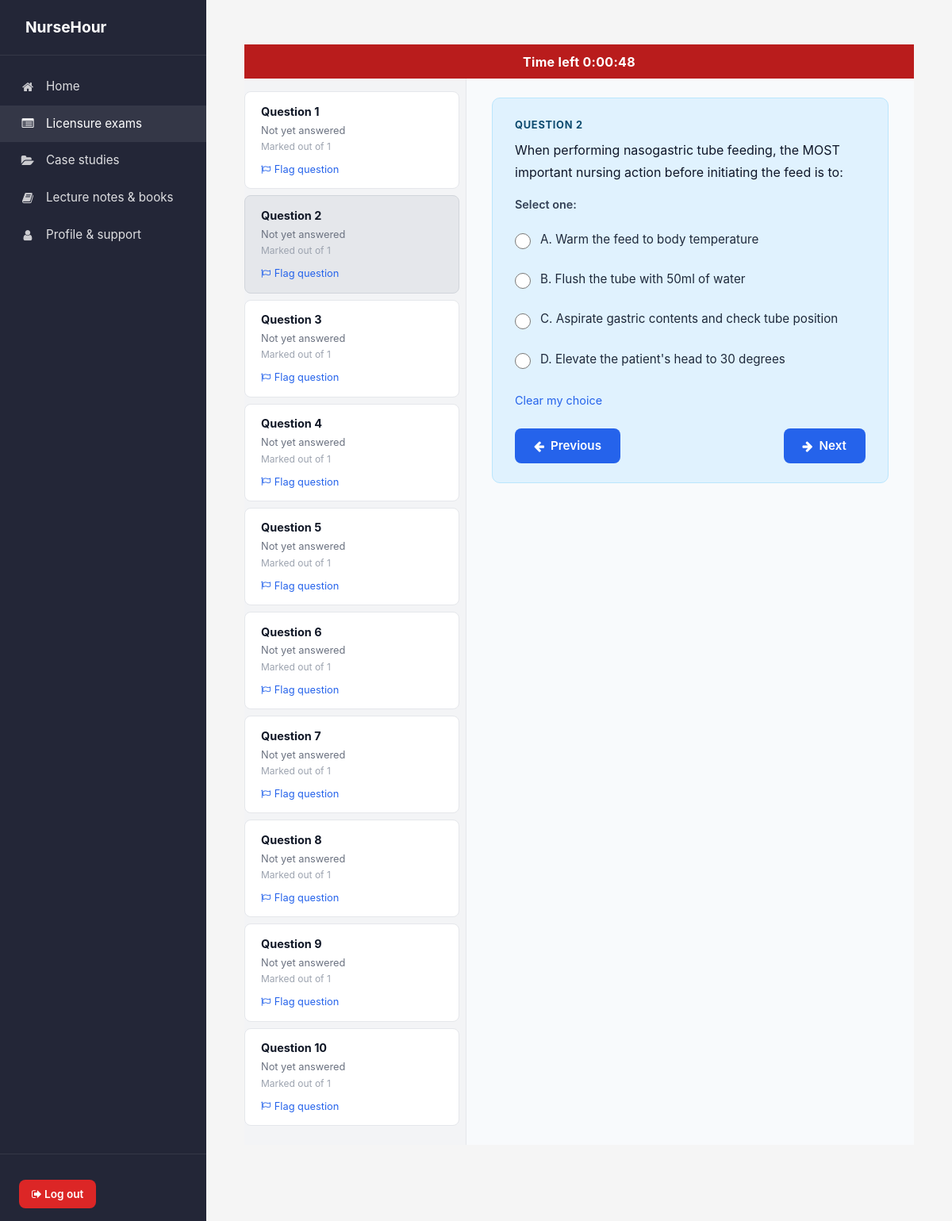
/practice/session/2/question/2/ (signed in), run on the app's committed database.
### website/models.py (models this page shows)
class MCQQuestion(models.Model):
    PROGRAM_CHOICES = [
        ('rgn', 'Registered General Nursing (RGN)'),
        ('rm', 'Registered Midwifery (RM)'),
        ('rcn', 'Registered Community Nursing (RCN)'),
    ]
    PAPER_CHOICES = [
        ('rgn_med_surg', 'RGN – Medical–Surgical Nursing'),
        ('rgn_community_health', 'RGN – Community Health Nursing'),
        ('rgn_general', 'RGN – General Nursing Paper'),
        ('rm_midwifery_obstetrics', 'RM – Midwifery & Obstetrics'),
        ('rm_community_based', 'RM – Community-Based Midwifery'),
        ('rm_general', 'RM – General Midwifery Paper'),
        ('rcn_community_phc', 'RCN – Community Health & Primary Health Care'),
        ('rcn_maternal_child', 'RCN – Maternal & Child Health'),
        ('rcn_general', 'RCN – General Community Nursing Paper'),
    ]
    question_text = models.TextField()
    option_a = models.CharField(max_length=500)
    option_b = models.CharField(max_length=500)
    option_c = models.CharField(max_length=500, blank=True)
    option_d = models.CharField(max_length=500, blank=True)
    CORRECT_CHOICES = [('A', 'A'), ('B', 'B'), ('C', 'C'), ('D', 'D')]
    correct_answer = models.CharField(max_length=1, choices=CORRECT_CHOICES)
    answer_explanation = models.TextField(blank=True, help_text='Optional rationale for the correct answer.')
    program = models.CharField(
        max_length=10,
        choices=PROGRAM_CHOICES,
        blank=True,
        default='',
        help_text='Which nursing programme this question belongs to (RGN, RM, or RCN).',
    )
    paper = models.CharField(
        max_length=40,
        choices=PAPER_CHOICES,
        blank=True,
        default='',
        help_text='Specific written paper (e.g. Medical–Surgical, Community Health, General Paper).',
    )
    topic = models.CharField(max_length=120, blank=True)
    created_at = models.DateTimeField(auto_now_add=True)
    class Meta:
        ordering = ['-created_at']

### website/views.py (the view, shortened to what this page needs)
# urls.py: path('practice/session/<int:session_id>/question/<int:index>/', views.practice_session_question, name='practice_session_question'),
@login_required
def practice_session_question(request, session_id, index):
    session = get_object_or_404(PracticeSession, id=session_id, user=request.user)
    questions = session.questions or []
    total = len(questions)
    if total == 0:
        return redirect('website:practice')
    try:
        index = int(index)
    except (TypeError, ValueError):
        index = 1
    if index < 1 or index > total:
        return redirect('website:practice_review', session_id=session.id)
    try:
        question_id = int(questions[index - 1])
    except (TypeError, ValueError):
        messages.error(request, 'Question could not be loaded.')
        return redirect('website:practice')
    question = MCQQuestion.objects.filter(pk=question_id).first()
    if not question:
        messages.error(request, 'Question could not be loaded.')
        return redirect('website:practice')
    progress_pct = int((index / float(total)) * 100)
    answered_indices = set(
        PracticeAnswer.objects.filter(session=session).values_list('order_index', flat=True)
    )
    current_answer = None
    existing = PracticeAnswer.objects.filter(session=session, order_index=index).first()
    if existing:
        current_answer = existing.chosen_answer or ''
    question_numbers = list(range(1, total + 1))
    context = {
        'session': session,
        'question': question,
        'index': index,
        'total': total,
        'progress_pct': progress_pct,
        'timed': session.timed,
        'seconds_per_question': 50,
        'answered_indices': answered_indices,
        'chosen_answer': current_answer,
        'question_numbers': question_numbers,
    }
    return render(request, 'website/practice_run.html', context)

### templates/website/practice_run.html (shortened to what this page needs)
{% extends 'dashboard_base.html' %}
{% load static %}
{% block sidebar_nav %}
    <a href="{% url 'website:dashboard' %}"><i class="fa fa-home"></i> Home</a>
    <a href="{% url 'website:practice' %}" class="db--active"><i class="fa fa-list-alt"></i> Licensure exams</a>
    <a href="{% url 'website:case_studies' %}"><i class="fa fa-folder-open"></i> Case studies</a>
    <a href="{% url 'website:resources' %}"><i class="fa fa-book"></i> Lecture notes &amp; books</a>
    <a href="{% url 'website:profile_support' %}"><i class="fa fa-user"></i> Profile &amp; support</a>
{% endblock %}
{% block content %}
<div class="exam-wrap">
    <header class="exam-top-bar">
        {% if timed %}
        <span class="exam-timer" id="examTimerText">Time left 0:00:{{ seconds_per_question }}</span>
        {% else %}
        <span class="exam-timer">Practice – Question {{ index }} of {{ total }}</span>
        {% endif %}
    </header>
    <div class="exam-body">
        <nav class="exam-nav" aria-label="Question navigation">
            {% for qnum in question_numbers %}
            <a href="{% url 'website:practice_session_question' session.id qnum %}"
               class="exam-nav__item {% if qnum == index %}exam-nav__item--current{% endif %} {% if qnum in answered_indices %}exam-nav__item--answered{% endif %}"
               data-question="{{ qnum }}"
               id="nav-q{{ qnum }}">
                <div class="exam-nav__title">Question {{ qnum }}</div>
                <div class="exam-nav__status">
                    {% if qnum in answered_indices %}Answered{% else %}Not yet answered{% endif %}
                </div>
                <div class="exam-nav__marks">Marked out of 1</div>
                <span class="exam-nav__flag" data-flag-q="{{ qnum }}" role="button" tabindex="0" aria-label="Flag question {{ qnum }}"><i class="fa fa-flag-o"></i> Flag question</span>
            </a>
            {% endfor %}
        </nav>
        <main class="exam-content">
            <div class="exam-question-block">
                <div class="exam-question-num">Question {{ index }}</div>
                <p class="exam-question-text">{{ question.question_text }}</p>
                <form method="post" id="practiceRunForm">
                    <label class="exam-select-label">Select one:</label>
                    <div class="exam-options">
                        {% if question.option_a %}
                        <label class="exam-option">
                            <input type="radio" name="answer" value="A" {% if chosen_answer == 'A' %}checked{% endif %}>
                            <span class="exam-option__text">A. {{ question.option_a }}</span>
                        </label>
                        {% endif %}
                        {% if question.option_b %}
                        <label class="exam-option">
                            <input type="radio" name="answer" value="B" {% if chosen_answer == 'B' %}checked{% endif %}>
                            <span class="exam-option__text">B. {{ question.option_b }}</span>
                        </label>
                        {% endif %}
                        {% if question.option_c %}
                        <label class="exam-option">
                            <input type="radio" name="answer" value="C" {% if chosen_answer == 'C' %}checked{% endif %}>
                            <span class="exam-option__text">C. {{ question.option_c }}</span>
                        </label>
                        {% endif %}
                        {% if question.option_d %}
                        <label class="exam-option">
                            <input type="radio" name="answer" value="D" {% if chosen_answer == 'D' %}checked{% endif %}>
                            <span class="exam-option__text">D. {{ question.option_d }}</span>
                        </label>
                        {% endif %}
                    </div>
                    <a href="#" class="exam-clear" id="clearChoice">Clear my choice</a>
                    <div class="exam-footer">
                        <div>
                            {% if index > 1 %}
                            <a href="{% url 'website:practice_session_question' session.id index|add:'-1' %}" class="exam-next-btn"><i class="fa fa-arrow-left"></i> Previous</a>
                            {% endif %}
                        </div>
                        <button type="submit" class="exam-next-btn">
                            {% if index < total %}<i class="fa fa-arrow-right"></i> Next{% else %}<i class="fa fa-flag-checkered"></i> Finish{% endif %}
                        </button>
                    </div>
                </form>
            </div>
        </main>
    </div>
</div>
{% endblock %}

### templates/dashboard_base.html (style rules this page uses)
:root { --db-dark: #232637; --db-dark-hover: #1a1c28; --db-bg: #f5f5f5; --db-card: #ffffff; --db-border: #e5e5e5; --db-text: #1c1917; --db-muted: #57534e; --db-sidebar-w: 260px; --db-bottom-h: 64px; }
* { box-sizing: border-box; }
.db-body { margin: 0; font-family: -apple-system, BlinkMacSystemFont, 'Segoe UI', Roboto, Oxygen, Ubuntu, sans-serif; background: var(--db-bg); color: var(--db-text); min-height: 100vh; padding-bottom: var(--db-bottom-h); }
.db-sidebar__nav a { display: flex; align-items: center; padding: 0.75rem 1.5rem; color: rgba(255,255,255,0.85); text-decoration: none; font-size: 0.95rem; transition: background 0.15s, color 0.15s; }
.db-sidebar__nav a:hover, .db-sidebar__nav a.db--active { background: rgba(255,255,255,0.08); color: #fff; }
.db-sidebar__nav .fa { width: 22px; margin-right: 0.75rem; text-align: center; opacity: 0.9; }

### templates/website/practice_run.html (style rules this page uses)
.exam-wrap { margin: 0; padding: 0; max-width: none; width: 100%; }
.exam-top-bar { background: #b91c1c; color: #fff; padding: 0.6rem 1.25rem; font-weight: 700; font-size: 1rem; display: flex; align-items: center; justify-content: center; gap: 0.5rem; }
.exam-top-bar .exam-timer { letter-spacing: 0.02em; }
.exam-body { display: flex; min-height: calc(100vh - 52px); }
.exam-nav { width: 280px; flex-shrink: 0; background: #f3f4f6; border-right: 1px solid #e5e7eb; overflow-y: auto; padding: 1rem 0; }
.exam-nav__item { display: block; padding: 0.85rem 1.25rem; margin: 0 0.5rem 0.5rem 0; background: #fff; border-radius: 8px; border: 1px solid #e5e7eb; text-decoration: none; color: inherit; transition: background 0.15s, border-color 0.15s; }
.exam-nav__item.exam-nav__item--current { background: #e5e7eb; border-color: #d1d5db; }
.exam-nav__title { font-weight: 700; font-size: 0.9rem; margin-bottom: 0.2rem; color: #111827; }
.exam-nav__status { font-size: 0.8rem; color: #6b7280; margin-bottom: 0.15rem; }
.exam-nav__marks { font-size: 0.75rem; color: #9ca3af; margin-bottom: 0.35rem; }
.exam-nav__flag { font-size: 0.8rem; color: #2563eb; display: inline-flex; align-items: center; gap: 0.3rem; }
.exam-nav__flag .fa { font-size: 0.75rem; }
.exam-content { flex: 1; min-width: 0; padding: 1.5rem 2rem; overflow-y: auto; background: #f8fafc; }
.exam-question-block { background: #e0f2fe; border: 1px solid #bae6fd; border-radius: 10px; padding: 1.5rem 1.75rem; margin-bottom: 1.5rem; }
.exam-question-num { font-size: 0.8rem; font-weight: 700; color: #0c4a6e; text-transform: uppercase; letter-spacing: 0.06em; margin-bottom: 0.5rem; }
.exam-question-text { font-size: 1rem; line-height: 1.75; color: #0f172a; margin-bottom: 1rem; }
.exam-select-label { font-weight: 600; font-size: 0.9rem; color: #334155; margin-bottom: 0.75rem; display: block; }
.exam-options { margin-bottom: 0.75rem; }
.exam-option { display: flex; align-items: flex-start; gap: 0.75rem; padding: 0.6rem 0; cursor: pointer; }
.exam-option input[type="radio"] { width: 1.25rem; height: 1.25rem; margin-top: 0.2rem; flex-shrink: 0; accent-color: #2563eb; cursor: pointer; }
.exam-option__text { font-size: 0.95rem; line-height: 1.5; color: #1e293b; }
.exam-clear { font-size: 0.9rem; color: #2563eb; text-decoration: none; display: inline-block; margin-top: 0.5rem; }
.exam-footer { margin-top: 1.5rem; display: flex; justify-content: space-between; align-items: center; flex-wrap: wrap; gap: 1rem; }
.exam-next-btn { display: inline-flex; align-items: center; gap: 0.5rem; padding: 0.65rem 1.5rem; border-radius: 8px; border: none; font-size: 0.95rem; font-weight: 600; background: #2563eb; color: #fff; cursor: pointer; text-decoration: none; transition: background 0.2s, transform 0.1s; }
a.exam-next-btn { text-decoration: none; }

### data on the page
MCQQuestion: question_text "When performing nasogastric tube feeding, the MOST important nursing action before initiating the feed is to:", option_a "Warm the feed to body temperature", option_b "Flush the tube with 50ml of water", option_c "Aspirate gastric contents and check tube position", option_d "Elevate the patient's head to 30 degrees"

### other printed values
{{ qnum }} "1" "2" "3" "4" "5" "6" "7" "8" "9" "10"
{{ index }} "2"
